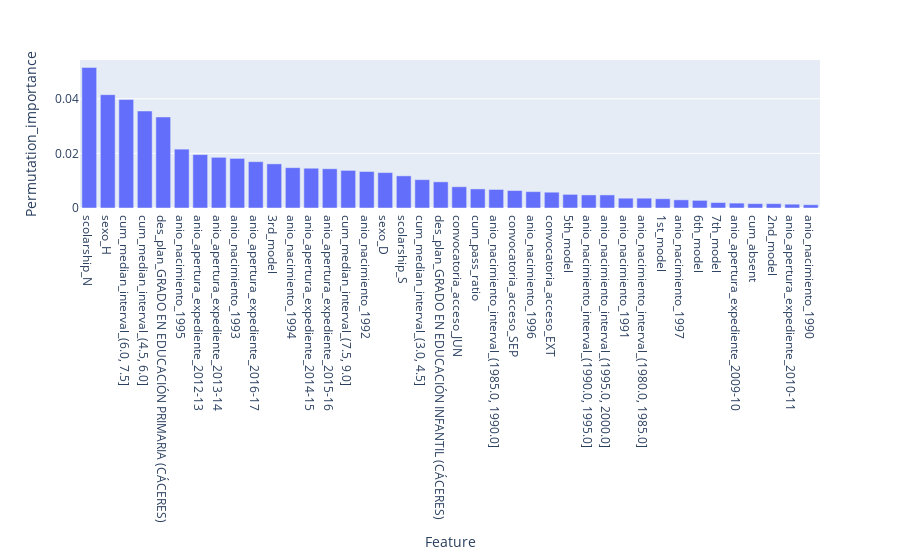

The code cell stored with this chart in its notebook:
### Code cell
fig = px.bar(logit_importances, x='Feature', y='Permutation_importance')
fig.show()

### Figure 1 — Plotly figure (JSON) as saved in the notebook; plotly's stock layout.template omitted (floating-point values rounded to 4 significant figures)
{"data": [{"alignmentgroup": "True", "hovertemplate": "Feature=%{x}<br>Permutation_importance=%{y}<extra></extra>", "legendgroup": "", "marker": {"color": "#636efa"}, "name": "", "offsetgroup": "", "orientation": "v", "showlegend": false, "textposition": "auto", "type": "bar", "x": ["scolarship_N", "sexo_H", "cum_median_interval_(6.0, 7.5]", "cum_median_interval_(4.5, 6.0]", "des_plan_GRADO EN EDUCACIÓN PRIMARIA (CÁCERES)", "anio_nacimiento_1995", "anio_apertura_expediente_2012-13", "anio_apertura_expediente_2013-14", "anio_nacimiento_1993", "anio_apertura_expediente_2016-17", "3rd_model", "anio_nacimiento_1994", "anio_apertura_expediente_2014-15", "anio_apertura_expediente_2015-16", "cum_median_interval_(7.5, 9.0]", "anio_nacimiento_1992", "sexo_D", "scolarship_S", "cum_median_interval_(3.0, 4.5]", "des_plan_GRADO EN EDUCACIÓN INFANTIL (CÁCERES)", "convocatoria_acceso_JUN", "cum_pass_ratio", "anio_nacimiento_interval_(1985.0, 1990.0]", "convocatoria_acceso_SEP", "anio_nacimiento_1996", "convocatoria_acceso_EXT", "5th_model", "anio_nacimiento_interval_(1990.0, 1995.0]", "anio_nacimiento_interval_(1995.0, 2000.0]", "anio_nacimiento_1991", "anio_nacimiento_interval_(1980.0, 1985.0]", "1st_model", "anio_nacimiento_1997", "6th_model", "7th_model", "anio_apertura_expediente_2009-10", "cum_absent", "2nd_model", "anio_apertura_expediente_2010-11", "anio_nacimiento_1990"], "xaxis": "x", "y": [0.0515, 0.04152, 0.03972, 0.03553, 0.03333, 0.02156, 0.01956, 0.01856, 0.01816, 0.01697, 0.01617, 0.01477, 0.01457, 0.01437, 0.01377, 0.01337, 0.01297, 0.01178, 0.01038, 0.009581, 0.007784, 0.006986, 0.006786, 0.006387, 0.005988, 0.005788, 0.00499, 0.00479, 0.00479, 0.003593, 0.003593, 0.003393, 0.002994, 0.002794, 0.001996, 0.001796, 0.001597, 0.001597, 0.001397, 0.001198], "yaxis": "y"}], "layout": {"barmode": "relative", "legend": {"tracegroupgap": 0}, "margin": {"t": 60}, "xaxis": {"anchor": "y", "domain": [0, 1], "title": {"text": "Feature"}}, "yaxis": {"anchor": "x", "domain": [0, 1], "title": {"text": "Permutation_importance"}}}}
